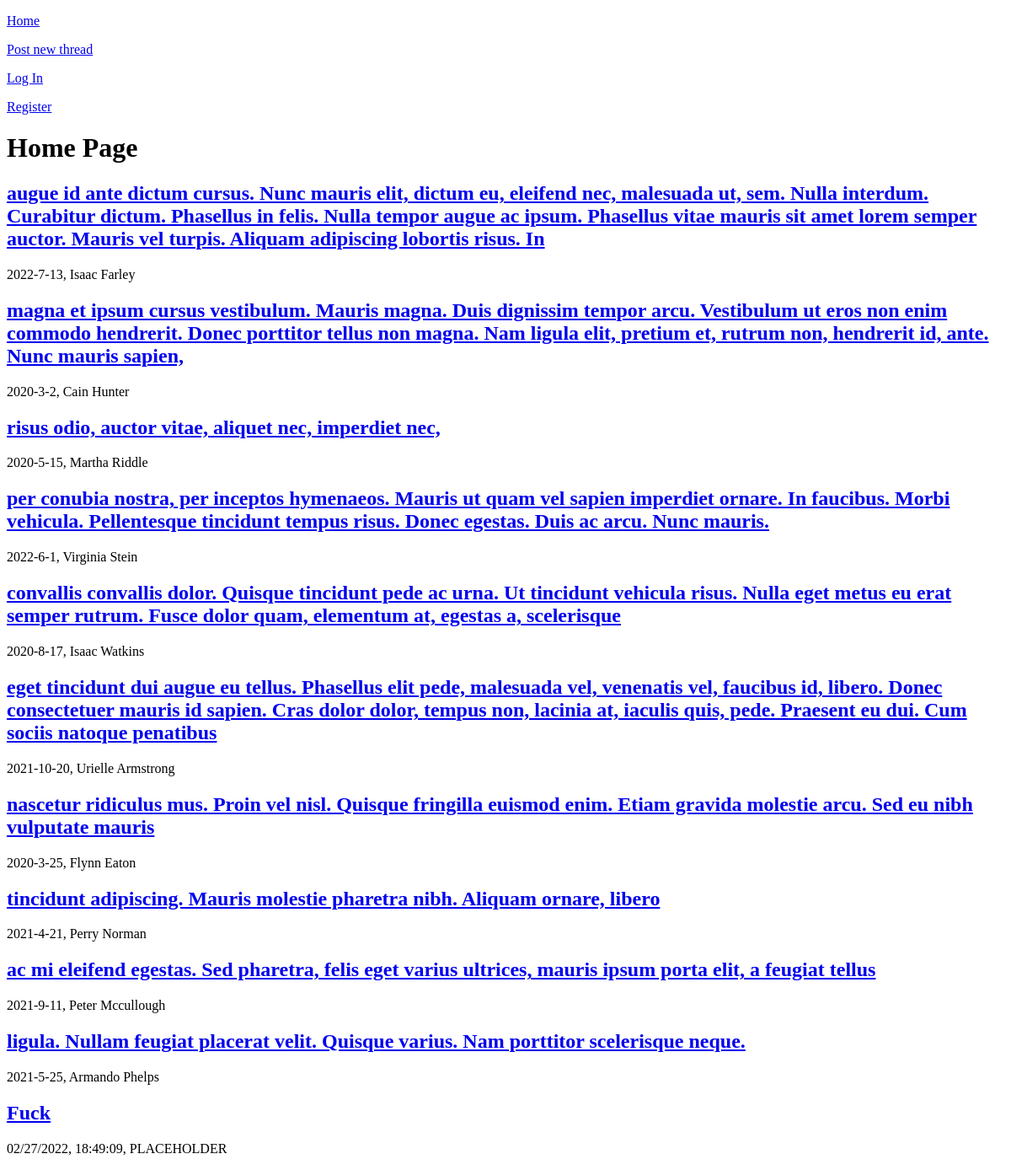
Before: / with the older database file.
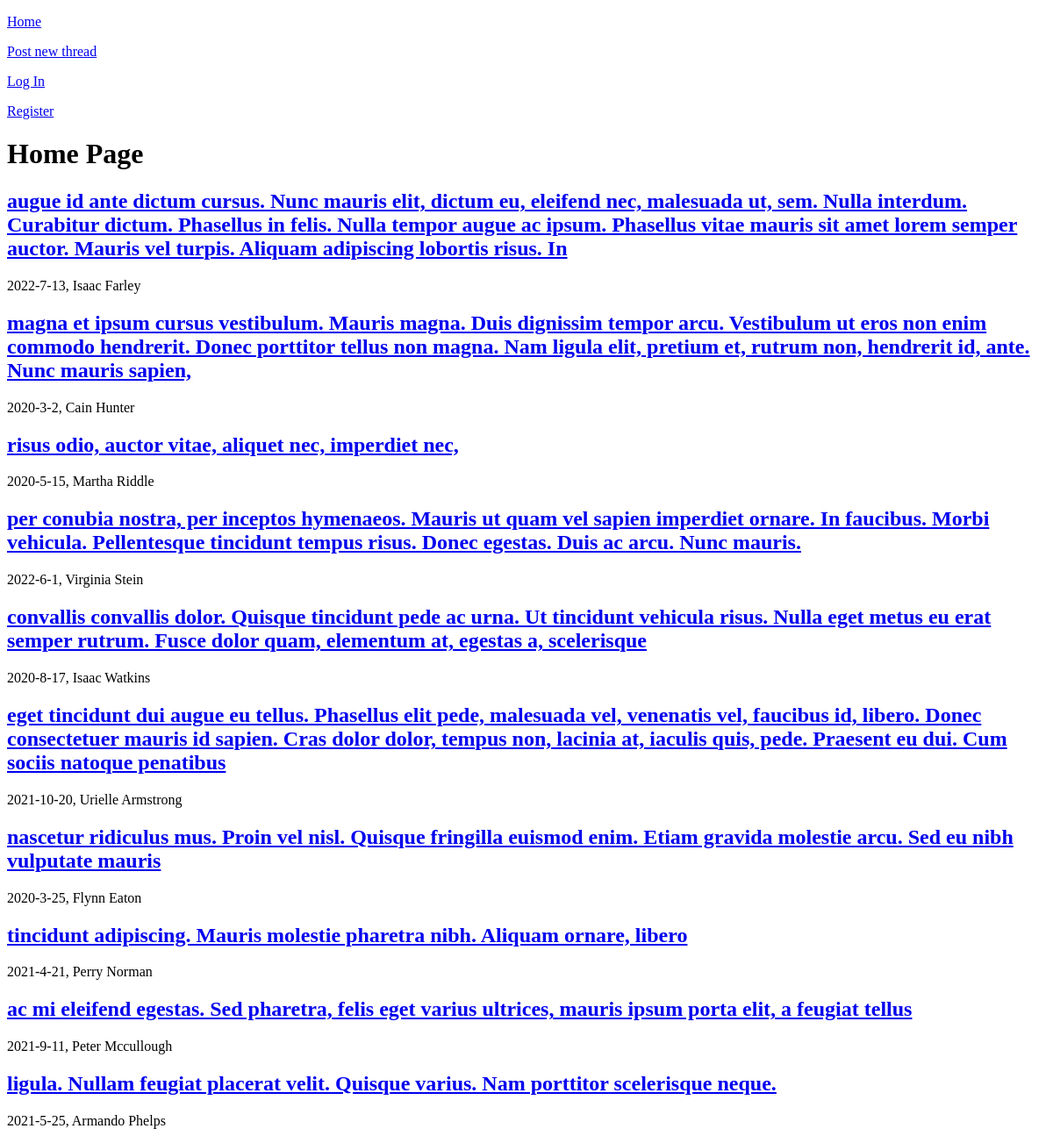
After: the same page with the newer database file.
### tables this page shows
CREATE TABLE threads
(
    thread_id INTEGER PRIMARY KEY AUTOINCREMENT,
    title TEXT NOT NULL,
    body TEXT NOT NULL,
    date_created TEXT NOT NULL,
    user_poster TEXT NOT NULL
);

### app.py (the view)
@app.route("/")
def index():
    db = get_db()
    threads = db.execute("""
        SELECT * FROM threads;
    """).fetchall()
    return render_template("index.html", threads=threads)

### database.py (called while the page is built)
def get_db():
    if "db" not in g:
        g.db = sqlite3.connect(DATABASE,
            detect_types=sqlite3.PARSE_DECLTYPES
        )
        g.db.row_factory = sqlite3.Row
    return g.db

### templates/index.html (shortened to what this page needs)
{% extends 'base.html' %}
{% block main_content %}
<h1>Home Page</h1>
{% for thread in threads %}
    <h2>
        <a href="{{ url_for('thread', thread_id=thread['thread_id']) }}">
            {{ thread["title"] }}
        </a>
    </h2>
    <p>{{ thread["date_created"] }}, {{ thread["user_poster"] }}</p>
{% endfor %}
{% endblock %}

### templates/base.html (shortened to what this page needs)
<!DOCTYPE html>
<html lang="en">
<head>
</head>
<body>
    <nav>
        <a href="{{ url_for('index') }}">
            <p>
                Home
            </p>
        </a>
        <a href="{{ url_for('post_thread') }}">
            <p>
                Post new thread
            </p>
        </a>
        <a href="{{ url_for('login') }}">
            <p>
                Log In
            </p>
        </a>
        <a href="{{ url_for('register') }}">
            <p>
                Register
            </p>
        </a>
    </nav>
    {% block main_content %}
    {% endblock %}
</body>
</html>

Changed rows visible on the page:
removed threads: title "Fuck", date_created "02/27/2022, 18:49:09", user_poster "PLACEHOLDER"
